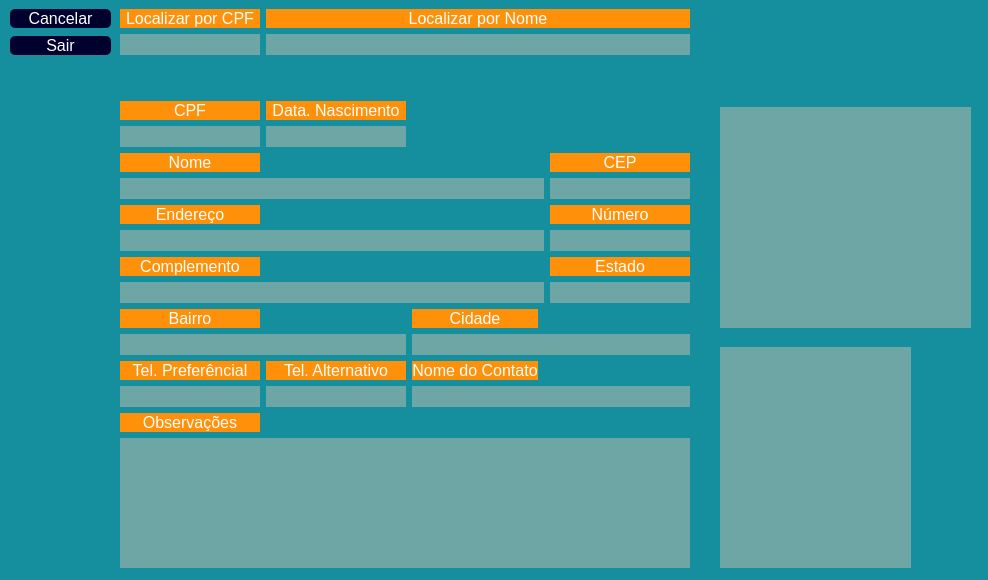
<?xml version="1.0" encoding="UTF-8"?>
<ui version="4.0">
 <class>FrmConsultaCliente</class>
 <widget class="QMainWindow" name="FrmConsultaCliente">
  <property name="windowModality">
   <enum>Qt::ApplicationModal</enum>
  </property>
  <property name="geometry">
   <rect>
    <x>0</x>
    <y>0</y>
    <width>988</width>
    <height>580</height>
   </rect>
  </property>
  <property name="sizePolicy">
   <sizepolicy hsizetype="Ignored" vsizetype="Ignored">
    <horstretch>49</horstretch>
    <verstretch>0</verstretch>
   </sizepolicy>
  </property>
  <property name="minimumSize">
   <size>
    <width>490</width>
    <height>282</height>
   </size>
  </property>
  <property name="sizeIncrement">
   <size>
    <width>490</width>
    <height>282</height>
   </size>
  </property>
  <property name="baseSize">
   <size>
    <width>490</width>
    <height>282</height>
   </size>
  </property>
  <property name="focusPolicy">
   <enum>Qt::StrongFocus</enum>
  </property>
  <property name="windowTitle">
   <string>Consulta Cliente</string>
  </property>
  <property name="windowIcon">
   <iconset>
    <normaloff>imagens/icon-cachorro-marrom-30.png</normaloff>imagens/icon-cachorro-marrom-30.png</iconset>
  </property>
  <property name="styleSheet">
   <string notr="true">background-color: rgb(21, 143, 157);</string>
  </property>
  <property name="iconSize">
   <size>
    <width>30</width>
    <height>30</height>
   </size>
  </property>
  <widget class="QWidget" name="centralwidget">
   <widget class="QWidget" name="gridLayoutWidget">
    <property name="geometry">
     <rect>
      <x>120</x>
      <y>9</y>
      <width>591</width>
      <height>559</height>
     </rect>
    </property>
    <layout class="QGridLayout" name="gridLayout_2">
     <item row="14" column="0">
      <widget class="QLabel" name="cad_cli_11_ob_fone_pref_label">
       <property name="font">
        <font>
         <pointsize>12</pointsize>
        </font>
       </property>
       <property name="layoutDirection">
        <enum>Qt::LeftToRight</enum>
       </property>
       <property name="styleSheet">
        <string notr="true">color: rgb(255, 255, 255);
background-color: rgb(255, 145, 10);
border-radius:0px</string>
       </property>
       <property name="text">
        <string>Tel. Preferêncial</string>
       </property>
       <property name="alignment">
        <set>Qt::AlignCenter</set>
       </property>
      </widget>
     </item>
     <item row="14" column="2">
      <widget class="QLabel" name="cad_cli_13_contato_label">
       <property name="font">
        <font>
         <pointsize>12</pointsize>
        </font>
       </property>
       <property name="layoutDirection">
        <enum>Qt::LeftToRight</enum>
       </property>
       <property name="styleSheet">
        <string notr="true">color: rgb(255, 255, 255);
background-color: rgb(255, 145, 10);
border-radius:0px</string>
       </property>
       <property name="text">
        <string>Nome do Contato</string>
       </property>
       <property name="alignment">
        <set>Qt::AlignCenter</set>
       </property>
      </widget>
     </item>
     <item row="16" column="0">
      <widget class="QLabel" name="cad_cli_14_obs_label">
       <property name="font">
        <font>
         <pointsize>12</pointsize>
        </font>
       </property>
       <property name="layoutDirection">
        <enum>Qt::LeftToRight</enum>
       </property>
       <property name="styleSheet">
        <string notr="true">color: rgb(255, 255, 255);
background-color: rgb(255, 145, 10);
border-radius:0px</string>
       </property>
       <property name="text">
        <string>Observações</string>
       </property>
       <property name="alignment">
        <set>Qt::AlignCenter</set>
       </property>
      </widget>
     </item>
     <item row="15" column="1">
      <widget class="QLineEdit" name="cad_cli_12_fone_alt">
       <property name="font">
        <font>
         <pointsize>12</pointsize>
        </font>
       </property>
       <property name="focusPolicy">
        <enum>Qt::NoFocus</enum>
       </property>
       <property name="styleSheet">
        <string notr="true">color: rgb(255, 255, 255);
background-color:rgb(110, 165, 165);
border-radius:0px</string>
       </property>
       <property name="inputMask">
        <string/>
       </property>
       <property name="maxLength">
        <number>14</number>
       </property>
       <property name="cursorPosition">
        <number>0</number>
       </property>
       <property name="alignment">
        <set>Qt::AlignCenter</set>
       </property>
       <property name="readOnly">
        <bool>true</bool>
       </property>
      </widget>
     </item>
     <item row="15" column="2" colspan="3">
      <widget class="QLineEdit" name="cad_cli_13_contato">
       <property name="enabled">
        <bool>true</bool>
       </property>
       <property name="font">
        <font>
         <pointsize>12</pointsize>
        </font>
       </property>
       <property name="focusPolicy">
        <enum>Qt::NoFocus</enum>
       </property>
       <property name="styleSheet">
        <string notr="true">color: rgb(255, 255, 255);
background-color:rgb(110, 165, 165);
border-radius:0px</string>
       </property>
       <property name="maxLength">
        <number>60</number>
       </property>
       <property name="readOnly">
        <bool>true</bool>
       </property>
      </widget>
     </item>
     <item row="7" column="4">
      <widget class="QLineEdit" name="cad_cli_04_ob_cep">
       <property name="font">
        <font>
         <pointsize>12</pointsize>
        </font>
       </property>
       <property name="focusPolicy">
        <enum>Qt::NoFocus</enum>
       </property>
       <property name="styleSheet">
        <string notr="true">color: rgb(255, 255, 255);
background-color:rgb(110, 165, 165);
border-radius:0px</string>
       </property>
       <property name="inputMask">
        <string/>
       </property>
       <property name="maxLength">
        <number>9</number>
       </property>
       <property name="alignment">
        <set>Qt::AlignCenter</set>
       </property>
       <property name="readOnly">
        <bool>true</bool>
       </property>
      </widget>
     </item>
     <item row="9" column="0" colspan="4">
      <widget class="QLineEdit" name="cad_cli_05_ob_end">
       <property name="font">
        <font>
         <pointsize>12</pointsize>
        </font>
       </property>
       <property name="focusPolicy">
        <enum>Qt::NoFocus</enum>
       </property>
       <property name="styleSheet">
        <string notr="true">color: rgb(255, 255, 255);
background-color:rgb(110, 165, 165);
border-radius:0px</string>
       </property>
       <property name="maxLength">
        <number>62</number>
       </property>
       <property name="readOnly">
        <bool>true</bool>
       </property>
      </widget>
     </item>
     <item row="11" column="0" colspan="4">
      <widget class="QLineEdit" name="cad_cli_07_complemento">
       <property name="font">
        <font>
         <pointsize>12</pointsize>
        </font>
       </property>
       <property name="focusPolicy">
        <enum>Qt::NoFocus</enum>
       </property>
       <property name="styleSheet">
        <string notr="true">color: rgb(255, 255, 255);
background-color:rgb(110, 165, 165);
border-radius:0px</string>
       </property>
       <property name="maxLength">
        <number>62</number>
       </property>
       <property name="readOnly">
        <bool>true</bool>
       </property>
      </widget>
     </item>
     <item row="9" column="4">
      <widget class="QLineEdit" name="cad_cli_06_ob_num">
       <property name="font">
        <font>
         <pointsize>12</pointsize>
        </font>
       </property>
       <property name="focusPolicy">
        <enum>Qt::NoFocus</enum>
       </property>
       <property name="styleSheet">
        <string notr="true">color: rgb(255, 255, 255);
background-color:rgb(110, 165, 165);
border-radius:0px</string>
       </property>
       <property name="inputMask">
        <string/>
       </property>
       <property name="maxLength">
        <number>5</number>
       </property>
       <property name="alignment">
        <set>Qt::AlignCenter</set>
       </property>
       <property name="readOnly">
        <bool>true</bool>
       </property>
      </widget>
     </item>
     <item row="13" column="0" colspan="2">
      <widget class="QLineEdit" name="cad_cli_09_ob_bairro">
       <property name="font">
        <font>
         <pointsize>12</pointsize>
        </font>
       </property>
       <property name="focusPolicy">
        <enum>Qt::NoFocus</enum>
       </property>
       <property name="styleSheet">
        <string notr="true">color: rgb(255, 255, 255);
background-color:rgb(110, 165, 165);
border-radius:0px</string>
       </property>
       <property name="maxLength">
        <number>40</number>
       </property>
       <property name="readOnly">
        <bool>true</bool>
       </property>
      </widget>
     </item>
     <item row="5" column="0">
      <widget class="QLineEdit" name="cad_cli_01_ob_doc">
       <property name="font">
        <font>
         <pointsize>12</pointsize>
        </font>
       </property>
       <property name="focusPolicy">
        <enum>Qt::NoFocus</enum>
       </property>
       <property name="styleSheet">
        <string notr="true">color: rgb(255, 255, 255);
background-color:rgb(110, 165, 165);
border-radius:0px</string>
       </property>
       <property name="inputMask">
        <string notr="true"/>
       </property>
       <property name="maxLength">
        <number>14</number>
       </property>
       <property name="echoMode">
        <enum>QLineEdit::Normal</enum>
       </property>
       <property name="alignment">
        <set>Qt::AlignCenter</set>
       </property>
       <property name="readOnly">
        <bool>true</bool>
       </property>
       <property name="cursorMoveStyle">
        <enum>Qt::LogicalMoveStyle</enum>
       </property>
      </widget>
     </item>
     <item row="12" column="0">
      <widget class="QLabel" name="cad_cli_09_ob_bairro_label">
       <property name="font">
        <font>
         <pointsize>12</pointsize>
        </font>
       </property>
       <property name="layoutDirection">
        <enum>Qt::LeftToRight</enum>
       </property>
       <property name="styleSheet">
        <string notr="true">color: rgb(255, 255, 255);
background-color: rgb(255, 145, 10);
border-radius:0px</string>
       </property>
       <property name="text">
        <string>Bairro</string>
       </property>
       <property name="alignment">
        <set>Qt::AlignCenter</set>
       </property>
      </widget>
     </item>
     <item row="6" column="4">
      <widget class="QLabel" name="cad_cli_04_ob_cep_label">
       <property name="font">
        <font>
         <pointsize>12</pointsize>
        </font>
       </property>
       <property name="layoutDirection">
        <enum>Qt::LeftToRight</enum>
       </property>
       <property name="styleSheet">
        <string notr="true">color: rgb(255, 255, 255);
background-color: rgb(255, 145, 10);
border-radius:0px</string>
       </property>
       <property name="text">
        <string>CEP</string>
       </property>
       <property name="alignment">
        <set>Qt::AlignCenter</set>
       </property>
      </widget>
     </item>
     <item row="4" column="1">
      <widget class="QLabel" name="cad_cli_02_ob_nasc_label">
       <property name="font">
        <font>
         <pointsize>12</pointsize>
        </font>
       </property>
       <property name="styleSheet">
        <string notr="true">color: rgb(255, 255, 255);
background-color: rgb(255, 145, 10);
border-radius:0px</string>
       </property>
       <property name="text">
        <string>Data. Nascimento</string>
       </property>
       <property name="alignment">
        <set>Qt::AlignCenter</set>
       </property>
      </widget>
     </item>
     <item row="10" column="4">
      <widget class="QLabel" name="cad_cli_08_UF_label">
       <property name="font">
        <font>
         <pointsize>12</pointsize>
        </font>
       </property>
       <property name="layoutDirection">
        <enum>Qt::LeftToRight</enum>
       </property>
       <property name="styleSheet">
        <string notr="true">color: rgb(255, 255, 255);
background-color: rgb(255, 145, 10);
border-radius:0px</string>
       </property>
       <property name="text">
        <string>Estado</string>
       </property>
       <property name="alignment">
        <set>Qt::AlignCenter</set>
       </property>
      </widget>
     </item>
     <item row="5" column="1">
      <widget class="QLineEdit" name="cad_cli_02_ob_nasc">
       <property name="font">
        <font>
         <pointsize>12</pointsize>
        </font>
       </property>
       <property name="focusPolicy">
        <enum>Qt::NoFocus</enum>
       </property>
       <property name="styleSheet">
        <string notr="true">color: rgb(255, 255, 255);
background-color:rgb(110, 165, 165);
border-radius:0px</string>
       </property>
       <property name="inputMask">
        <string notr="true"/>
       </property>
       <property name="text">
        <string/>
       </property>
       <property name="maxLength">
        <number>10</number>
       </property>
       <property name="alignment">
        <set>Qt::AlignCenter</set>
       </property>
       <property name="readOnly">
        <bool>true</bool>
       </property>
      </widget>
     </item>
     <item row="3" column="1">
      <spacer name="verticalSpacer">
       <property name="orientation">
        <enum>Qt::Vertical</enum>
       </property>
       <property name="sizeType">
        <enum>QSizePolicy::Fixed</enum>
       </property>
       <property name="sizeHint" stdset="0">
        <size>
         <width>20</width>
         <height>40</height>
        </size>
       </property>
      </spacer>
     </item>
     <item row="8" column="4">
      <widget class="QLabel" name="cad_cli_06_ob_num_label">
       <property name="font">
        <font>
         <pointsize>12</pointsize>
        </font>
       </property>
       <property name="layoutDirection">
        <enum>Qt::LeftToRight</enum>
       </property>
       <property name="styleSheet">
        <string notr="true">color: rgb(255, 255, 255);
background-color: rgb(255, 145, 10);
border-radius:0px</string>
       </property>
       <property name="text">
        <string>Número</string>
       </property>
       <property name="alignment">
        <set>Qt::AlignCenter</set>
       </property>
      </widget>
     </item>
     <item row="0" column="1" colspan="4">
      <widget class="QLabel" name="cad_cli_00_nome_localiza_label">
       <property name="font">
        <font>
         <pointsize>12</pointsize>
        </font>
       </property>
       <property name="layoutDirection">
        <enum>Qt::LeftToRight</enum>
       </property>
       <property name="styleSheet">
        <string notr="true">color: rgb(255, 255, 255);
background-color: rgb(255, 145, 10);
border-radius:0px</string>
       </property>
       <property name="text">
        <string>Localizar por Nome</string>
       </property>
       <property name="alignment">
        <set>Qt::AlignCenter</set>
       </property>
      </widget>
     </item>
     <item row="9" column="5">
      <spacer name="horizontalSpacer_4">
       <property name="orientation">
        <enum>Qt::Horizontal</enum>
       </property>
       <property name="sizeHint" stdset="0">
        <size>
         <width>13</width>
         <height>20</height>
        </size>
       </property>
      </spacer>
     </item>
     <item row="12" column="2">
      <widget class="QLabel" name="cad_cli_10_ob_cidade_label">
       <property name="font">
        <font>
         <pointsize>12</pointsize>
        </font>
       </property>
       <property name="layoutDirection">
        <enum>Qt::LeftToRight</enum>
       </property>
       <property name="styleSheet">
        <string notr="true">color: rgb(255, 255, 255);
background-color: rgb(255, 145, 10);
border-radius:0px</string>
       </property>
       <property name="text">
        <string>Cidade</string>
       </property>
       <property name="alignment">
        <set>Qt::AlignCenter</set>
       </property>
      </widget>
     </item>
     <item row="10" column="0">
      <widget class="QLabel" name="cad_cli_07_complemento_label">
       <property name="font">
        <font>
         <pointsize>12</pointsize>
        </font>
       </property>
       <property name="layoutDirection">
        <enum>Qt::LeftToRight</enum>
       </property>
       <property name="styleSheet">
        <string notr="true">color: rgb(255, 255, 255);
background-color: rgb(255, 145, 10);
border-radius:0px</string>
       </property>
       <property name="text">
        <string>Complemento</string>
       </property>
       <property name="alignment">
        <set>Qt::AlignCenter</set>
       </property>
      </widget>
     </item>
     <item row="8" column="0">
      <widget class="QLabel" name="cad_cli_05_ob_end_label">
       <property name="font">
        <font>
         <pointsize>12</pointsize>
        </font>
       </property>
       <property name="layoutDirection">
        <enum>Qt::LeftToRight</enum>
       </property>
       <property name="styleSheet">
        <string notr="true">color: rgb(255, 255, 255);
background-color: rgb(255, 145, 10);
border-radius:0px</string>
       </property>
       <property name="text">
        <string>Endereço</string>
       </property>
       <property name="alignment">
        <set>Qt::AlignCenter</set>
       </property>
      </widget>
     </item>
     <item row="4" column="0">
      <widget class="QLabel" name="cad_cli_01_ob_doc_label">
       <property name="font">
        <font>
         <pointsize>12</pointsize>
        </font>
       </property>
       <property name="layoutDirection">
        <enum>Qt::LeftToRight</enum>
       </property>
       <property name="styleSheet">
        <string notr="true">color: rgb(255, 255, 255);
background-color: rgb(255, 145, 10);
border-radius:0px</string>
       </property>
       <property name="text">
        <string>CPF</string>
       </property>
       <property name="alignment">
        <set>Qt::AlignCenter</set>
       </property>
      </widget>
     </item>
     <item row="7" column="0" colspan="4">
      <widget class="QLineEdit" name="cad_cli_03_ob_nome">
       <property name="sizePolicy">
        <sizepolicy hsizetype="Ignored" vsizetype="Fixed">
         <horstretch>0</horstretch>
         <verstretch>0</verstretch>
        </sizepolicy>
       </property>
       <property name="font">
        <font>
         <pointsize>12</pointsize>
        </font>
       </property>
       <property name="focusPolicy">
        <enum>Qt::NoFocus</enum>
       </property>
       <property name="styleSheet">
        <string notr="true">color: rgb(255, 255, 255);
background-color:rgb(110, 165, 165);
border-radius:0px</string>
       </property>
       <property name="maxLength">
        <number>62</number>
       </property>
       <property name="alignment">
        <set>Qt::AlignLeading|Qt::AlignLeft|Qt::AlignVCenter</set>
       </property>
       <property name="readOnly">
        <bool>true</bool>
       </property>
      </widget>
     </item>
     <item row="13" column="2" colspan="3">
      <widget class="QLineEdit" name="cad_cli_10_ob_cidade">
       <property name="enabled">
        <bool>true</bool>
       </property>
       <property name="font">
        <font>
         <pointsize>12</pointsize>
        </font>
       </property>
       <property name="focusPolicy">
        <enum>Qt::NoFocus</enum>
       </property>
       <property name="styleSheet">
        <string notr="true">color: rgb(255, 255, 255);
background-color:rgb(110, 165, 165);
border-radius:0px</string>
       </property>
       <property name="maxLength">
        <number>40</number>
       </property>
       <property name="readOnly">
        <bool>true</bool>
       </property>
      </widget>
     </item>
     <item row="15" column="0">
      <widget class="QLineEdit" name="cad_cli_11_ob_fone_pref">
       <property name="font">
        <font>
         <pointsize>12</pointsize>
        </font>
       </property>
       <property name="focusPolicy">
        <enum>Qt::NoFocus</enum>
       </property>
       <property name="styleSheet">
        <string notr="true">color: rgb(255, 255, 255);
background-color:rgb(110, 165, 165);
border-radius:0px</string>
       </property>
       <property name="inputMask">
        <string/>
       </property>
       <property name="maxLength">
        <number>14</number>
       </property>
       <property name="alignment">
        <set>Qt::AlignCenter</set>
       </property>
       <property name="readOnly">
        <bool>true</bool>
       </property>
      </widget>
     </item>
     <item row="1" column="0">
      <widget class="QLineEdit" name="cad_cli_00_doc_localiza">
       <property name="font">
        <font>
         <pointsize>12</pointsize>
        </font>
       </property>
       <property name="focusPolicy">
        <enum>Qt::WheelFocus</enum>
       </property>
       <property name="styleSheet">
        <string notr="true">color: rgb(255, 255, 255);
background-color:rgb(110, 165, 165);
border-radius:0px</string>
       </property>
       <property name="inputMask">
        <string notr="true"/>
       </property>
       <property name="maxLength">
        <number>14</number>
       </property>
       <property name="echoMode">
        <enum>QLineEdit::Normal</enum>
       </property>
       <property name="alignment">
        <set>Qt::AlignCenter</set>
       </property>
       <property name="cursorMoveStyle">
        <enum>Qt::LogicalMoveStyle</enum>
       </property>
      </widget>
     </item>
     <item row="17" column="0" colspan="5">
      <widget class="QPlainTextEdit" name="cad_cli_14_obs">
       <property name="font">
        <font>
         <pointsize>12</pointsize>
        </font>
       </property>
       <property name="focusPolicy">
        <enum>Qt::NoFocus</enum>
       </property>
       <property name="styleSheet">
        <string notr="true">color: rgb(255, 255, 255);
background-color:rgb(110, 165, 165);
border-radius:0px</string>
       </property>
      </widget>
     </item>
     <item row="0" column="0">
      <widget class="QLabel" name="cad_cli_00_doc_localiza_label">
       <property name="font">
        <font>
         <pointsize>12</pointsize>
        </font>
       </property>
       <property name="layoutDirection">
        <enum>Qt::LeftToRight</enum>
       </property>
       <property name="styleSheet">
        <string notr="true">color: rgb(255, 255, 255);
background-color: rgb(255, 145, 10);
border-radius:0px
</string>
       </property>
       <property name="text">
        <string>Localizar por CPF</string>
       </property>
       <property name="alignment">
        <set>Qt::AlignCenter</set>
       </property>
      </widget>
     </item>
     <item row="14" column="1">
      <widget class="QLabel" name="cad_cli_12_fone_alt_label">
       <property name="font">
        <font>
         <pointsize>12</pointsize>
        </font>
       </property>
       <property name="layoutDirection">
        <enum>Qt::LeftToRight</enum>
       </property>
       <property name="styleSheet">
        <string notr="true">color: rgb(255, 255, 255);
background-color: rgb(255, 145, 10);
border-radius:0px</string>
       </property>
       <property name="text">
        <string>Tel. Alternativo</string>
       </property>
       <property name="alignment">
        <set>Qt::AlignCenter</set>
       </property>
      </widget>
     </item>
     <item row="6" column="0">
      <widget class="QLabel" name="cad_cli_03_ob_nome_label">
       <property name="font">
        <font>
         <pointsize>12</pointsize>
        </font>
       </property>
       <property name="layoutDirection">
        <enum>Qt::LeftToRight</enum>
       </property>
       <property name="styleSheet">
        <string notr="true">color: rgb(255, 255, 255);
background-color: rgb(255, 145, 10);
border-radius:0px</string>
       </property>
       <property name="text">
        <string>Nome</string>
       </property>
       <property name="alignment">
        <set>Qt::AlignCenter</set>
       </property>
      </widget>
     </item>
     <item row="1" column="1" colspan="4">
      <widget class="QLineEdit" name="cad_cli_00_nome_localiza">
       <property name="font">
        <font>
         <pointsize>12</pointsize>
        </font>
       </property>
       <property name="styleSheet">
        <string notr="true">color: rgb(255, 255, 255);
background-color:rgb(110, 165, 165);
border-radius:0px</string>
       </property>
       <property name="maxLength">
        <number>62</number>
       </property>
       <property name="alignment">
        <set>Qt::AlignLeading|Qt::AlignLeft|Qt::AlignVCenter</set>
       </property>
      </widget>
     </item>
     <item row="11" column="4">
      <widget class="QLineEdit" name="cad_cli_08_UF">
       <property name="font">
        <font>
         <pointsize>12</pointsize>
        </font>
       </property>
       <property name="focusPolicy">
        <enum>Qt::NoFocus</enum>
       </property>
       <property name="styleSheet">
        <string notr="true">color: rgb(255, 255, 255);
background-color:rgb(110, 165, 165);
border-radius:0px</string>
       </property>
       <property name="inputMask">
        <string notr="true"/>
       </property>
       <property name="maxLength">
        <number>14</number>
       </property>
       <property name="echoMode">
        <enum>QLineEdit::Normal</enum>
       </property>
       <property name="alignment">
        <set>Qt::AlignCenter</set>
       </property>
       <property name="readOnly">
        <bool>true</bool>
       </property>
       <property name="cursorMoveStyle">
        <enum>Qt::LogicalMoveStyle</enum>
       </property>
      </widget>
     </item>
    </layout>
   </widget>
   <widget class="QWidget" name="gridLayoutWidget_2">
    <property name="geometry">
     <rect>
      <x>720</x>
      <y>107</y>
      <width>251</width>
      <height>221</height>
     </rect>
    </property>
    <layout class="QGridLayout" name="gridLayout_3">
     <item row="0" column="0">
      <widget class="QLabel" name="imagemcamera_frontal_label">
       <property name="minimumSize">
        <size>
         <width>0</width>
         <height>0</height>
        </size>
       </property>
       <property name="maximumSize">
        <size>
         <width>500</width>
         <height>500</height>
        </size>
       </property>
       <property name="styleSheet">
        <string notr="true">color: rgb(255, 255, 255);
background-color:rgb(110, 165, 165);
border-radius:0px</string>
       </property>
       <property name="text">
        <string/>
       </property>
      </widget>
     </item>
    </layout>
   </widget>
   <widget class="QWidget" name="gridLayoutWidget_3">
    <property name="geometry">
     <rect>
      <x>720</x>
      <y>347</y>
      <width>191</width>
      <height>221</height>
     </rect>
    </property>
    <layout class="QGridLayout" name="gridLayout_4">
     <item row="0" column="0" colspan="2">
      <widget class="QLabel" name="imagemcamera_tras_label">
       <property name="minimumSize">
        <size>
         <width>0</width>
         <height>0</height>
        </size>
       </property>
       <property name="maximumSize">
        <size>
         <width>500</width>
         <height>500</height>
        </size>
       </property>
       <property name="styleSheet">
        <string notr="true">color: rgb(255, 255, 255);
background-color:rgb(110, 165, 165);
border-radius:0px</string>
       </property>
       <property name="text">
        <string/>
       </property>
      </widget>
     </item>
    </layout>
   </widget>
   <widget class="QWidget" name="verticalLayoutWidget">
    <property name="geometry">
     <rect>
      <x>10</x>
      <y>7</y>
      <width>101</width>
      <height>51</height>
     </rect>
    </property>
    <layout class="QVBoxLayout" name="verticalLayout">
     <item>
      <widget class="QPushButton" name="btn_cli_cancelar">
       <property name="font">
        <font>
         <pointsize>12</pointsize>
        </font>
       </property>
       <property name="cursor">
        <cursorShape>PointingHandCursor</cursorShape>
       </property>
       <property name="styleSheet">
        <string notr="true">QPushButton{
color:rgb(255,255, 255);
background-color: rgb(0, 0, 47);
border-radius:5px}

QPushButton:hover{
color: rgb(0, 0, 47);
background-color: rgb(192, 206, 255);
border-radius:5px}

QPushButton:pressed {
    background-color: qradialgradient(cx: 0.5, cy: 0.5, radius: 1, fx: 0.5, fy: 0.5,
        stop: 0 rgb(255, 255, 255));
    border-color: rgb(0, 0, 47);
}

</string>
       </property>
       <property name="text">
        <string>Cancelar</string>
       </property>
       <property name="icon">
        <iconset>
         <normaloff>../../imagens/icon-add.png</normaloff>../../imagens/icon-add.png</iconset>
       </property>
      </widget>
     </item>
     <item>
      <widget class="QPushButton" name="btn_cli_sair">
       <property name="font">
        <font>
         <pointsize>12</pointsize>
        </font>
       </property>
       <property name="cursor">
        <cursorShape>PointingHandCursor</cursorShape>
       </property>
       <property name="styleSheet">
        <string notr="true">QPushButton{
color:rgb(255,255, 255);
background-color: rgb(0, 0, 47);
border-radius:5px}

QPushButton:hover{
color: rgb(0, 0, 47);
background-color: rgb(192, 206, 255);
border-radius:5px}

QPushButton:pressed {
    background-color: qradialgradient(cx: 0.5, cy: 0.5, radius: 1, fx: 0.5, fy: 0.5,
        stop: 0 rgb(255, 255, 255));
    border-color: rgb(0, 0, 47);
}

</string>
       </property>
       <property name="text">
        <string>Sair</string>
       </property>
       <property name="icon">
        <iconset>
         <normaloff>../../imagens/icons-sinal-saída.png</normaloff>../../imagens/icons-sinal-saída.png</iconset>
       </property>
      </widget>
     </item>
    </layout>
   </widget>
  </widget>
 </widget>
 <tabstops>
  <tabstop>cad_cli_00_doc_localiza</tabstop>
  <tabstop>cad_cli_00_nome_localiza</tabstop>
 </tabstops>
 <resources/>
 <connections/>
</ui>
